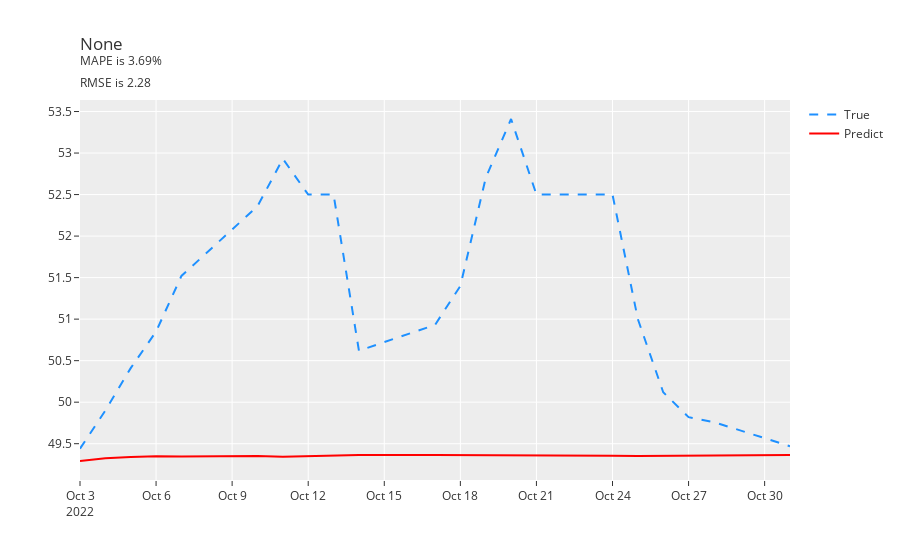

Source (notebook cell):
### Code cell
pred_arima(y_train, y_test, (1, 1, 1), X_train, X_test)
